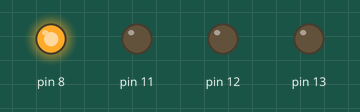
Bench run of a sketch on a simulated Arduino Uno, built with avr-gcc and run on an emulated ATmega328P. Shown: output pins drawn as LEDs (lit = HIGH).

Above: at 0.05 s.
At 0.75 s:
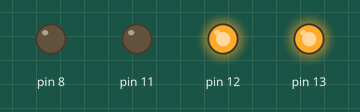
At 1.45 s:
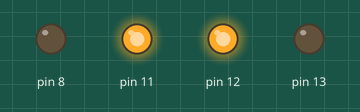
At 2.15 s:
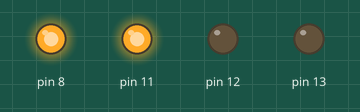
At 2.85 s:
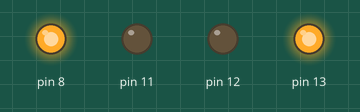
Timing chart, 0 to 3.1 s (numbered marks = the images above):
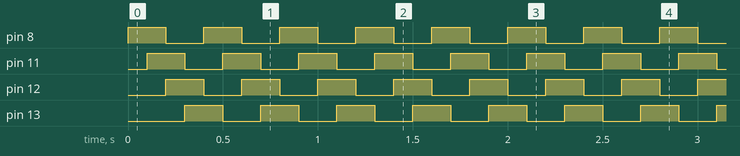

Measured:
- by itself, pin 8, pin 11–13: alternates HIGH for 0.20 s and LOW for 0.20 s

The sketch:

Flowing_lights.ino
```cpp
void setup() {
  // initialize the pins 10-13 as output pins
  pinMode(8, OUTPUT);
  pinMode(11, OUTPUT);
  pinMode(12, OUTPUT);
  pinMode(13, OUTPUT);
}

void loop() {
  // Enable and disable the pins in an flowing pattern
  digitalWrite(12, LOW);
  digitalWrite(8, HIGH);
  delay(100);
  digitalWrite(13, LOW);
  digitalWrite(11, HIGH);
  delay(100);
  digitalWrite(8, LOW);
  digitalWrite(12, HIGH);
  delay(100);
  digitalWrite(11, LOW);
  digitalWrite(13, HIGH);
  delay(100);
}
```
